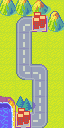

A level layout from a 2D game, rendered from its tile map. Below: a short description, then the map file with its tile-grid data intact:
An orthogonal 4x8 tile map with 16x16 px tiles, 2 tile layers (background, foreground) and 3 objects (Omega, Alpha).

<map version="1.2" tiledversion="1.2.5" orientation="orthogonal" renderorder="right-down" width="4" height="8" tilewidth="16" tileheight="16" infinite="0" nextlayerid="5" nextobjectid="4">
 <tileset firstgid="1" source="advance_war_map1.tsx" />
 <layer id="1" name="background" width="4" height="8">
  <data encoding="csv">
22,22,5,6,
1,10,64,22,
1,59,1,1,
1,59,1,1,
1,42,12,1,
1,1,59,1,
67,2,63,1,
83,64,44,1
</data>
 </layer>
 <layer id="2" name="foreground" width="4" height="8">
  <data encoding="csv">
0,0,93,0,
0,0,109,0,
0,0,0,0,
0,0,0,0,
0,0,0,0,
0,0,0,0,
0,93,0,0,
0,109,0,0
</data>
 </layer>
 <objectgroup id="3" name="cities">
  <object id="2" name="Omega" x="39.3333" y="24">
   <properties>
    <property name="controller" value="ENEMY" />
   </properties>
   <point />
  </object>
  <object id="3" name="Alpha" x="23" y="120.667">
   <properties>
    <property name="controller" value="PLAYER" />
   </properties>
   <point />
  </object>
 </objectgroup>
 <objectgroup id="4" name="paths">
  <object id="1" x="23.3333" y="120.667">
   <polyline points="0,0 16,-0.666667 16,-16.6667 17.3333,-32.3333 16,-48 -1,-49.3333 -0.666667,-66.3333 0,-81.3333 1.33333,-96.6667 16.3333,-97.3333" />
  </object>
 </objectgroup>
</map>